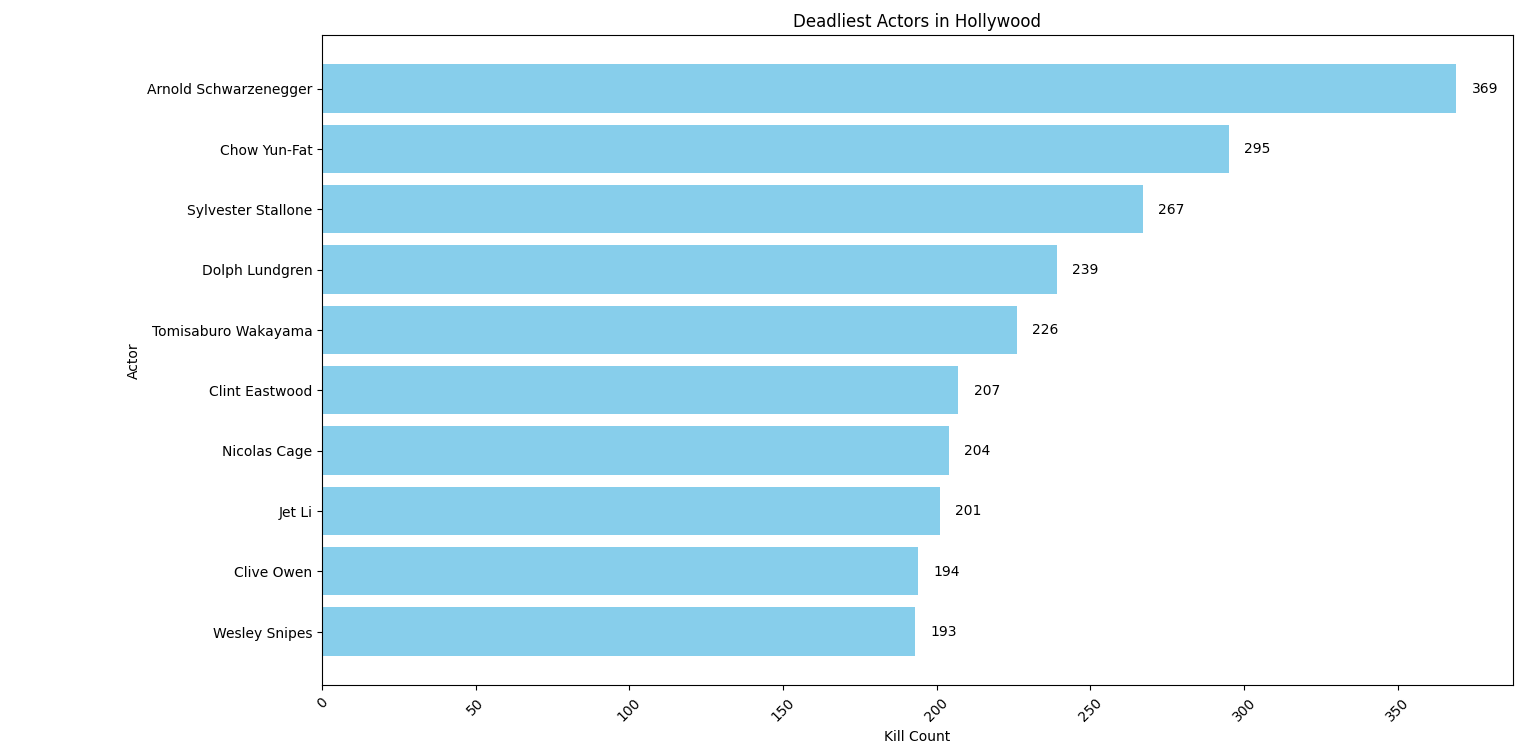

Reproduce this figure in Python.
import pandas as pd
import matplotlib.pyplot as plt

# Load the dataset
data = pd.read_csv('actor_kill_counts.csv')

# Sort the data by kill count
sorted_data = data.sort_values(by='Count', ascending=True)

# Plotting
plt.figure(figsize=(10, 8))

plt.barh(sorted_data['Actor'], sorted_data['Count'], color='skyblue')
plt.xlabel('Kill Count')
plt.ylabel('Actor')
plt.title('Deadliest Actors in Hollywood')
plt.xticks(rotation=45)
plt.tight_layout()

# Label each bar with the actor's name
for index, value in enumerate(sorted_data['Count']):
    plt.text(value + 5, index, str(value), va='center', color='black')

plt.show()
